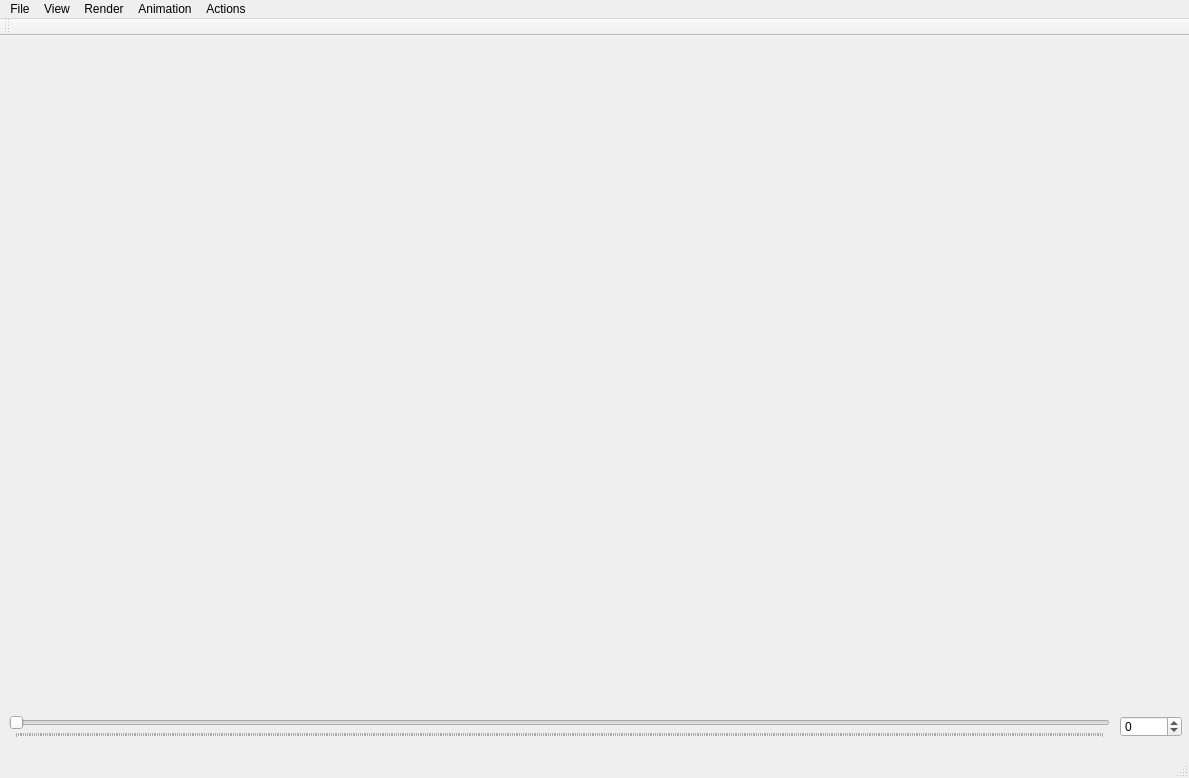
<?xml version="1.0" encoding="UTF-8"?>
<ui version="4.0">
 <class>Cloth_VorticityClass</class>
 <widget class="QMainWindow" name="Cloth_VorticityClass">
  <property name="geometry">
   <rect>
    <x>0</x>
    <y>0</y>
    <width>1189</width>
    <height>778</height>
   </rect>
  </property>
  <property name="windowTitle">
   <string>Cloth_Vorticity</string>
  </property>
  <widget class="QWidget" name="centralWidget">
   <widget class="GLWidget" name="widget" native="true">
    <property name="geometry">
     <rect>
      <x>9</x>
      <y>9</y>
      <width>1171</width>
      <height>651</height>
     </rect>
    </property>
   </widget>
   <widget class="QSlider" name="horizontalSlider">
    <property name="geometry">
     <rect>
      <x>9</x>
      <y>680</y>
      <width>1101</width>
      <height>22</height>
     </rect>
    </property>
    <property name="maximum">
     <number>3000</number>
    </property>
    <property name="orientation">
     <enum>Qt::Horizontal</enum>
    </property>
    <property name="tickPosition">
     <enum>QSlider::TicksBelow</enum>
    </property>
    <property name="tickInterval">
     <number>5</number>
    </property>
   </widget>
   <widget class="QDoubleSpinBox" name="doubleSpinBox">
    <property name="geometry">
     <rect>
      <x>1120</x>
      <y>680</y>
      <width>62</width>
      <height>21</height>
     </rect>
    </property>
    <property name="wrapping">
     <bool>true</bool>
    </property>
    <property name="decimals">
     <number>0</number>
    </property>
    <property name="maximum">
     <double>3000.000000000000000</double>
    </property>
   </widget>
  </widget>
  <widget class="QMenuBar" name="menuBar">
   <property name="geometry">
    <rect>
     <x>0</x>
     <y>0</y>
     <width>1189</width>
     <height>21</height>
    </rect>
   </property>
   <widget class="QMenu" name="menuFile">
    <property name="title">
     <string>File</string>
    </property>
   </widget>
   <widget class="QMenu" name="menuView">
    <property name="title">
     <string>View</string>
    </property>
   </widget>
   <widget class="QMenu" name="menuRender">
    <property name="title">
     <string>Render</string>
    </property>
    <widget class="QMenu" name="menuHeatMap_Cloth">
     <property name="title">
      <string>Cloth Rendering</string>
     </property>
     <addaction name="actionShaded_Cloth"/>
     <addaction name="actionWireframe_Cloth"/>
     <addaction name="separator"/>
     <addaction name="actionHeatmap_Velocity"/>
     <addaction name="actionHeatmap_Acceleration"/>
     <addaction name="separator"/>
     <addaction name="actionHeatmap_Shear_Force"/>
     <addaction name="actionHeatmap_Bending_Force"/>
     <addaction name="actionHeatmap_Damping_Force"/>
    </widget>
    <addaction name="actionShow_Body"/>
    <addaction name="actionShow_Clothing"/>
    <addaction name="separator"/>
    <addaction name="actionShow_Co_ord_Axis"/>
    <addaction name="actionShow_Ground"/>
    <addaction name="separator"/>
    <addaction name="menuHeatMap_Cloth"/>
    <addaction name="separator"/>
    <addaction name="actionShaded_Body"/>
    <addaction name="actionWireframe_Body"/>
   </widget>
   <widget class="QMenu" name="menuAnimation">
    <property name="title">
     <string>Animation</string>
    </property>
    <addaction name="actionPlay"/>
    <addaction name="actionPause"/>
    <addaction name="actionReset"/>
   </widget>
   <widget class="QMenu" name="menuActions">
    <property name="title">
     <string>Actions</string>
    </property>
    <widget class="QMenu" name="menuSave_As_OBJ">
     <property name="title">
      <string>Save As OBJ</string>
     </property>
     <addaction name="actionSave_Cloth"/>
     <addaction name="actionBody"/>
     <addaction name="actionAll"/>
    </widget>
    <addaction name="menuSave_As_OBJ"/>
   </widget>
   <addaction name="menuFile"/>
   <addaction name="menuView"/>
   <addaction name="menuRender"/>
   <addaction name="menuAnimation"/>
   <addaction name="menuActions"/>
  </widget>
  <widget class="QToolBar" name="mainToolBar">
   <attribute name="toolBarArea">
    <enum>TopToolBarArea</enum>
   </attribute>
   <attribute name="toolBarBreak">
    <bool>false</bool>
   </attribute>
  </widget>
  <widget class="QStatusBar" name="statusBar"/>
  <action name="actionShow_Body">
   <property name="checkable">
    <bool>false</bool>
   </property>
   <property name="text">
    <string>Show Body</string>
   </property>
  </action>
  <action name="actionShow_Clothing">
   <property name="checkable">
    <bool>false</bool>
   </property>
   <property name="text">
    <string>Show Clothing</string>
   </property>
  </action>
  <action name="actionShaded_Cloth">
   <property name="checkable">
    <bool>false</bool>
   </property>
   <property name="text">
    <string>Shaded Cloth</string>
   </property>
  </action>
  <action name="actionWireframe_Cloth">
   <property name="checkable">
    <bool>false</bool>
   </property>
   <property name="text">
    <string>Wireframe Cloth</string>
   </property>
  </action>
  <action name="actionShaded_Body">
   <property name="checkable">
    <bool>false</bool>
   </property>
   <property name="text">
    <string>Shaded Body</string>
   </property>
  </action>
  <action name="actionWireframe_Body">
   <property name="checkable">
    <bool>false</bool>
   </property>
   <property name="text">
    <string>Wireframe Body</string>
   </property>
  </action>
  <action name="actionShow_Co_ord_Axis">
   <property name="text">
    <string>Show Co-ord Axis</string>
   </property>
  </action>
  <action name="actionShow_Ground">
   <property name="text">
    <string>Show Ground</string>
   </property>
  </action>
  <action name="actionVelocity">
   <property name="text">
    <string>Velocity</string>
   </property>
  </action>
  <action name="actionTotal_Force">
   <property name="text">
    <string>Total Force</string>
   </property>
  </action>
  <action name="actionStretch_Force">
   <property name="text">
    <string>Stretch Force</string>
   </property>
  </action>
  <action name="actionDamping_Force">
   <property name="text">
    <string>Damping Force</string>
   </property>
  </action>
  <action name="actionBending_Force">
   <property name="text">
    <string>Bending Force</string>
   </property>
  </action>
  <action name="actionGravity_Forrce">
   <property name="text">
    <string>Gravity Force</string>
   </property>
  </action>
  <action name="actionAcceleration">
   <property name="text">
    <string>Acceleration</string>
   </property>
  </action>
  <action name="actionPlay">
   <property name="text">
    <string>Play</string>
   </property>
  </action>
  <action name="actionPause">
   <property name="text">
    <string>Pause</string>
   </property>
  </action>
  <action name="actionStop">
   <property name="text">
    <string>Stop</string>
   </property>
  </action>
  <action name="actionHeatmap_Velocity">
   <property name="text">
    <string>Heatmap - Velocity</string>
   </property>
  </action>
  <action name="actionHeatmap_Acceleration">
   <property name="text">
    <string>Heatmap - Acceleration</string>
   </property>
  </action>
  <action name="actionHeatmap_Shear_Force">
   <property name="text">
    <string>Heatmap - Shear Force</string>
   </property>
  </action>
  <action name="actionHeatmap_Bending_Force">
   <property name="text">
    <string>Heatmap - Bending Force</string>
   </property>
  </action>
  <action name="actionHeatmap_Damping_Force">
   <property name="text">
    <string>Heatmap - Damping Force</string>
   </property>
  </action>
  <action name="actionReset">
   <property name="text">
    <string>Reset </string>
   </property>
  </action>
  <action name="actionSave_Cloth">
   <property name="text">
    <string>Cloth</string>
   </property>
  </action>
  <action name="actionBody">
   <property name="text">
    <string>Body</string>
   </property>
  </action>
  <action name="actionAll">
   <property name="text">
    <string>All</string>
   </property>
  </action>
 </widget>
 <layoutdefault spacing="6" margin="11"/>
 <customwidgets>
  <customwidget>
   <class>GLWidget</class>
   <extends>QWidget</extends>
   <header>glwidget.h</header>
   <container>1</container>
   <slots>
    <signal>xRotationChanged(int)</signal>
    <signal>yRotationChanged(int)</signal>
    <signal>frameNumberUpdated(double)</signal>
    <signal>frameNumberUpdated(int)</signal>
    <signal>animFrameNumberUpdated(int)</signal>
    <slot>setXRotation(int)</slot>
    <slot>setYRotation(int)</slot>
    <slot>setRenderingFrameNumber(double)</slot>
    <slot>setRenderingFrameNumber(int)</slot>
    <slot>startAnimation(bool)</slot>
    <slot>startAnimation()</slot>
    <slot>pauseAnimation()</slot>
    <slot>stopAnimation()</slot>
    <slot>setRenderingMode()</slot>
    <slot>setShadingRender(bool)</slot>
    <slot>setWireFrameRender(bool)</slot>
    <slot>setHeatMapRender(bool)</slot>
   </slots>
  </customwidget>
 </customwidgets>
 <resources>
  <include location="cloth_vorticity.qrc"/>
 </resources>
 <connections>
  <connection>
   <sender>doubleSpinBox</sender>
   <signal>valueChanged(double)</signal>
   <receiver>widget</receiver>
   <slot>setRenderingFrameNumber(double)</slot>
   <hints>
    <hint type="sourcelabel">
     <x>1226</x>
     <y>734</y>
    </hint>
    <hint type="destinationlabel">
     <x>1139</x>
     <y>578</y>
    </hint>
   </hints>
  </connection>
  <connection>
   <sender>horizontalSlider</sender>
   <signal>valueChanged(int)</signal>
   <receiver>widget</receiver>
   <slot>setRenderingFrameNumber(int)</slot>
   <hints>
    <hint type="sourcelabel">
     <x>1050</x>
     <y>734</y>
    </hint>
    <hint type="destinationlabel">
     <x>1046</x>
     <y>670</y>
    </hint>
   </hints>
  </connection>
  <connection>
   <sender>widget</sender>
   <signal>frameNumberUpdated(double)</signal>
   <receiver>doubleSpinBox</receiver>
   <slot>setValue(double)</slot>
   <hints>
    <hint type="sourcelabel">
     <x>779</x>
     <y>636</y>
    </hint>
    <hint type="destinationlabel">
     <x>1233</x>
     <y>726</y>
    </hint>
   </hints>
  </connection>
  <connection>
   <sender>widget</sender>
   <signal>frameNumberUpdated(int)</signal>
   <receiver>horizontalSlider</receiver>
   <slot>setValue(int)</slot>
   <hints>
    <hint type="sourcelabel">
     <x>677</x>
     <y>635</y>
    </hint>
    <hint type="destinationlabel">
     <x>711</x>
     <y>728</y>
    </hint>
   </hints>
  </connection>
  <connection>
   <sender>widget</sender>
   <signal>animFrameNumberUpdated(int)</signal>
   <receiver>horizontalSlider</receiver>
   <slot>setValue(int)</slot>
   <hints>
    <hint type="sourcelabel">
     <x>511</x>
     <y>468</y>
    </hint>
    <hint type="destinationlabel">
     <x>533</x>
     <y>734</y>
    </hint>
   </hints>
  </connection>
 </connections>
</ui>
